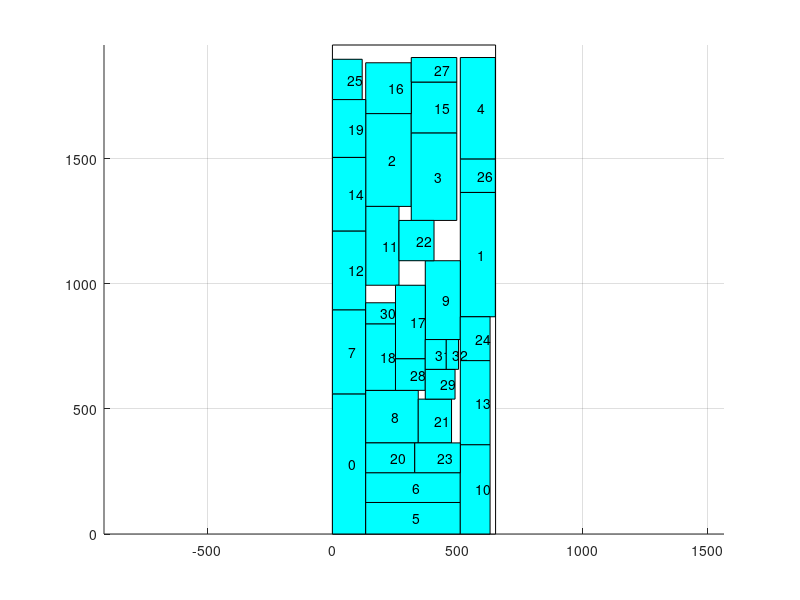

Source code (MATLAB):
axis equal;
hold on;
grid on;
cap_x=[ 0 0 652 652 0 ];
cap_y=[ 0 1954 1954 0 0 ];
fill(cap_x,cap_y,'w');
block_x=[ 0 133 133 0 0 ];
block_y=[ 0 0 560 560 0 ];
fill(block_x,block_y,'c');
text(66,280,'0');
block_x=[ 511 651 651 511 511 ];
block_y=[ 868 868 1365 1365 868 ];
fill(block_x,block_y,'c');
text(581,1116,'1');
block_x=[ 133 315 315 133 133 ];
block_y=[ 1309 1309 1680 1680 1309 ];
fill(block_x,block_y,'c');
text(224,1494,'2');
block_x=[ 315 497 497 315 315 ];
block_y=[ 1253 1253 1603 1603 1253 ];
fill(block_x,block_y,'c');
text(406,1428,'3');
block_x=[ 511 651 651 511 511 ];
block_y=[ 1498 1498 1904 1904 1498 ];
fill(block_x,block_y,'c');
text(581,1701,'4');
block_x=[ 133 511 511 133 133 ];
block_y=[ 0 0 126 126 0 ];
fill(block_x,block_y,'c');
text(322,63,'5');
block_x=[ 133 511 511 133 133 ];
block_y=[ 126 126 245 245 126 ];
fill(block_x,block_y,'c');
text(322,185,'6');
block_x=[ 0 133 133 0 0 ];
block_y=[ 560 560 896 896 560 ];
fill(block_x,block_y,'c');
text(66,728,'7');
block_x=[ 133 343 343 133 133 ];
block_y=[ 364 364 574 574 364 ];
fill(block_x,block_y,'c');
text(238,469,'8');
block_x=[ 371 511 511 371 371 ];
block_y=[ 777 777 1092 1092 777 ];
fill(block_x,block_y,'c');
text(441,934,'9');
block_x=[ 511 630 630 511 511 ];
block_y=[ 0 0 357 357 0 ];
fill(block_x,block_y,'c');
text(570,178,'10');
block_x=[ 133 266 266 133 133 ];
block_y=[ 994 994 1309 1309 994 ];
fill(block_x,block_y,'c');
text(199,1151,'11');
block_x=[ 0 133 133 0 0 ];
block_y=[ 896 896 1211 1211 896 ];
fill(block_x,block_y,'c');
text(66,1053,'12');
block_x=[ 511 630 630 511 511 ];
block_y=[ 357 357 693 693 357 ];
fill(block_x,block_y,'c');
text(570,525,'13');
block_x=[ 0 133 133 0 0 ];
block_y=[ 1211 1211 1505 1505 1211 ];
fill(block_x,block_y,'c');
text(66,1358,'14');
block_x=[ 315 497 497 315 315 ];
block_y=[ 1603 1603 1806 1806 1603 ];
fill(block_x,block_y,'c');
text(406,1704,'15');
block_x=[ 133 315 315 133 133 ];
block_y=[ 1680 1680 1883 1883 1680 ];
fill(block_x,block_y,'c');
text(224,1781,'16');
block_x=[ 252 371 371 252 252 ];
block_y=[ 700 700 994 994 700 ];
fill(block_x,block_y,'c');
text(311,847,'17');
block_x=[ 133 252 252 133 133 ];
block_y=[ 574 574 840 840 574 ];
fill(block_x,block_y,'c');
text(192,707,'18');
block_x=[ 0 133 133 0 0 ];
block_y=[ 1505 1505 1736 1736 1505 ];
fill(block_x,block_y,'c');
text(66,1620,'19');
block_x=[ 133 329 329 133 133 ];
block_y=[ 245 245 364 364 245 ];
fill(block_x,block_y,'c');
text(231,304,'20');
block_x=[ 343 476 476 343 343 ];
block_y=[ 364 364 539 539 364 ];
fill(block_x,block_y,'c');
text(409,451,'21');
block_x=[ 266 406 406 266 266 ];
block_y=[ 1092 1092 1253 1253 1092 ];
fill(block_x,block_y,'c');
text(336,1172,'22');
block_x=[ 329 511 511 329 329 ];
block_y=[ 245 245 364 364 245 ];
fill(block_x,block_y,'c');
text(420,304,'23');
block_x=[ 511 630 630 511 511 ];
block_y=[ 693 693 868 868 693 ];
fill(block_x,block_y,'c');
text(570,780,'24');
block_x=[ 0 119 119 0 0 ];
block_y=[ 1736 1736 1897 1897 1736 ];
fill(block_x,block_y,'c');
text(59,1816,'25');
block_x=[ 511 651 651 511 511 ];
block_y=[ 1365 1365 1498 1498 1365 ];
fill(block_x,block_y,'c');
text(581,1431,'26');
block_x=[ 315 497 497 315 315 ];
block_y=[ 1806 1806 1904 1904 1806 ];
fill(block_x,block_y,'c');
text(406,1855,'27');
block_x=[ 252 371 371 252 252 ];
block_y=[ 574 574 700 700 574 ];
fill(block_x,block_y,'c');
text(311,637,'28');
block_x=[ 371 490 490 371 371 ];
block_y=[ 539 539 658 658 539 ];
fill(block_x,block_y,'c');
text(430,598,'29');
block_x=[ 133 252 252 133 133 ];
block_y=[ 840 840 924 924 840 ];
fill(block_x,block_y,'c');
text(192,882,'30');
block_x=[ 371 455 455 371 371 ];
block_y=[ 658 658 777 777 658 ];
fill(block_x,block_y,'c');
text(413,717,'31');
block_x=[ 455 504 504 455 455 ];
block_y=[ 658 658 777 777 658 ];
fill(block_x,block_y,'c');
text(479,717,'32');
